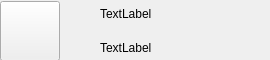
<?xml version="1.0" encoding="UTF-8"?>
<ui version="4.0">
 <class>UserItem</class>
 <widget class="QWidget" name="UserItem">
  <property name="geometry">
   <rect>
    <x>0</x>
    <y>0</y>
    <width>270</width>
    <height>60</height>
   </rect>
  </property>
  <property name="minimumSize">
   <size>
    <width>270</width>
    <height>60</height>
   </size>
  </property>
  <property name="maximumSize">
   <size>
    <width>16777215</width>
    <height>60</height>
   </size>
  </property>
  <property name="windowTitle">
   <string>Form</string>
  </property>
  <property name="styleSheet">
   <string notr="true"/>
  </property>
  <widget class="QWidget" name="widget" native="true">
   <property name="geometry">
    <rect>
     <x>0</x>
     <y>0</y>
     <width>351</width>
     <height>61</height>
    </rect>
   </property>
   <property name="minimumSize">
    <size>
     <width>351</width>
     <height>61</height>
    </size>
   </property>
   <property name="maximumSize">
    <size>
     <width>16777215</width>
     <height>61</height>
    </size>
   </property>
   <property name="styleSheet">
    <string notr="true">QWidget:hover{background-color: rgb(188, 188, 188);}
</string>
   </property>
   <widget class="QWidget" name="layoutWidget">
    <property name="geometry">
     <rect>
      <x>0</x>
      <y>0</y>
      <width>351</width>
      <height>62</height>
     </rect>
    </property>
    <layout class="QHBoxLayout" name="horizontalLayout">
     <property name="spacing">
      <number>20</number>
     </property>
     <property name="leftMargin">
      <number>0</number>
     </property>
     <property name="rightMargin">
      <number>10</number>
     </property>
     <item>
      <widget class="QPushButton" name="pb_icon">
       <property name="minimumSize">
        <size>
         <width>60</width>
         <height>60</height>
        </size>
       </property>
       <property name="maximumSize">
        <size>
         <width>60</width>
         <height>60</height>
        </size>
       </property>
       <property name="text">
        <string/>
       </property>
       <property name="iconSize">
        <size>
         <width>60</width>
         <height>60</height>
        </size>
       </property>
      </widget>
     </item>
     <item>
      <widget class="QWidget" name="widget_2" native="true">
       <widget class="QWidget" name="layoutWidget">
        <property name="geometry">
         <rect>
          <x>10</x>
          <y>0</y>
          <width>271</width>
          <height>61</height>
         </rect>
        </property>
        <layout class="QVBoxLayout" name="verticalLayout">
         <property name="leftMargin">
          <number>10</number>
         </property>
         <item>
          <widget class="QLabel" name="lb_name">
           <property name="text">
            <string>TextLabel</string>
           </property>
          </widget>
         </item>
         <item>
          <widget class="QLabel" name="lb_felling">
           <property name="text">
            <string>TextLabel</string>
           </property>
          </widget>
         </item>
        </layout>
       </widget>
      </widget>
     </item>
    </layout>
   </widget>
  </widget>
 </widget>
 <resources/>
 <connections/>
</ui>
